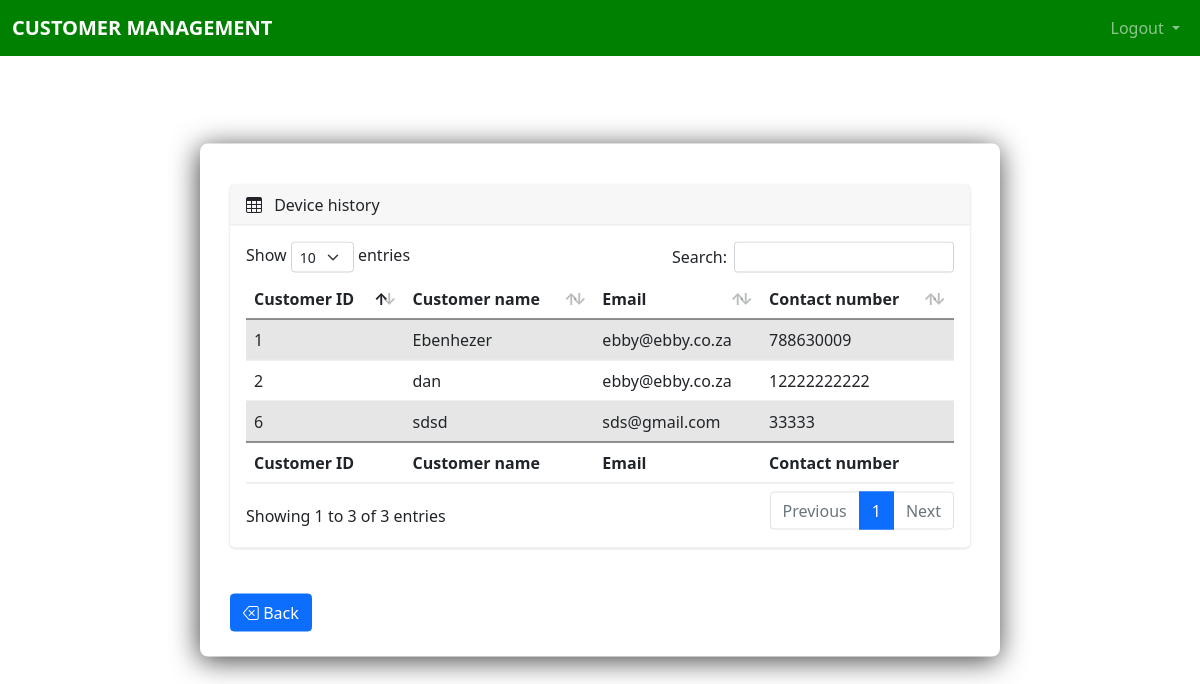
The page /show (signed in) on the database its author committed.
### tables this page shows
CREATE TABLE t_customer (
	customer_id INTEGER NOT NULL, 
	company_name VARCHAR(50) NOT NULL, 
	customer_email VARCHAR(50), 
	contact_number INTEGER, 
	PRIMARY KEY (customer_id)
);

### handlers/show_customers_handler.py (the view)
@app.route('/show', methods=['GET', 'POST'])
def show_customers():
    if 'loggedin' in session:
        if "back" in request.form:
            return redirect(url_for('home'))
        try:
            customers = dbUtils.getAllCustomers()
        except Exception:
            message = "Failed to get customer list"
            return render_template('error_page.html', message= message)
        return render_template('show_customers.html',customers=customers, msg='')
    return redirect(url_for('login'))

### utilities/dbUtils.py (called while the page is built)
    def getAllCustomers(self):
        sql_query = customer.select()
        connection = engine.connect()
        result = connection.execute(sql_query)
        account = result.fetchall()
        return account;

### templates/show_customers.html (shortened to what this page needs)
{% extends "base.html" %}
{% block head %}
    {{ super() }}
{% endblock %}
{% block content %}
<main class="mt-5 pt-3">
    <div class="container-fluid">
        <div class="row">
			<div class="table-container">
				<div class="col-md-12 mb-3">
                    <div class="card space">
                        <div class="card-header">
                            <span><i class="bi bi-table me-2"></i></span> Device history
                        </div>
                        <div class="card-body">
                            <div class="table-responsive">
                                <table id="example" class="table table-striped data-table" style="width: 100%">
                                    <thead>
                                        <tr>
                                            <th>Customer ID</th>
                                            <th>Customer name</th>
                                            <th>Email</th>
                                            <th>Contact number</th>
                                        </tr>
                                    </thead>
                                    <tbody>
                                        {% for customer in customers %}
                                            <tr>
                                                <td>{{customer[0]}}</td>
                                                <td>{{customer[1]}}</td>
                                                <td>{{customer[2]}}</td>
                                                <td>{{customer[3]}}</td>
                                            </tr>
                                        {% endfor%}
                                    </tbody>
                                    <tfoot>
                                        <tr>
                                            <th>Customer ID</th>
                                            <th>Customer name</th>
                                            <th>Email</th>
                                            <th>Contact number</th>
                                        </tr>
                                    </tfoot>
                                </table>
                            </div>
                        </div>
                    </div>
                </div>
                <form action="{{ url_for('show_customers') }}" method="POST" class="form-new-back">
                    <button name="back" class="btn btn-primary btn-block space" type="submit"><i class="bi bi-backspace"></i> Back</button>
                </form>
			</div>
        </div>
</main>
{% endblock %}

### templates/base.html (shortened to what this page needs)
<!DOCTYPE html>
<html lang="en">
<head>
    {% block head %}
    <link rel="stylesheet" href="./static/css/bootstrap.min.css" />
    <link rel="stylesheet" href="https://cdn.jsdelivr.net/npm/bootstrap-icons@1.4.1/font/bootstrap-icons.css" />
    <link href="https://cdn.jsdelivr.net/npm/bootstrap@5.0.0-beta1/dist/css/bootstrap.min.css" rel="stylesheet"
>
    <link rel="stylesheet" href="./static/css/dataTables.bootstrap5.min.css" />
    <link href="https://maxcdn.bootstrapcdn.com/font-awesome/4.3.0/css/font-awesome.min.css" rel="stylesheet">
    <link rel="stylesheet" href="./static/style.css" />
    {% endblock %}
</head>
<body>
    <nav class="navbar navbar-expand-lg navbar-dark bg-main-nav fixed-top">
        <div class="container-fluid">
            <a class="navbar-brand me-auto ms-lg-0 ms-3 text-uppercase fw-bold" href="home">Customer Management</a>
            <div class="collapse navbar-collapse" id="topNavBar">
                <ul class="navbar-nav">
                    <li class="nav-item dropdown">
                        <a class="nav-link dropdown-toggle ms-2" href="#" role="button" data-bs-toggle="dropdown"
                            aria-expanded="false">Logout
                        </a>
                    </li>
                </ul>
            </div>
        </div>
    </nav>
    <div class="main-content">
        <main>
            {% block content %}{% endblock %}
        </main>
    </div>
</body>
</html>

### static/style.css (style rules this page uses)
* { margin: 0; padding: 0; box-sizing: border-box; user-select: none; }
.space { margin-top: 16px; }
.table-container { max-width: 800px; width: 100%; background: rgba(255, 255,255,0.14); padding: 25px 30px; position: absolute; top: 50%; left: 50%; transform: translate(-50%,-50%); z-index: 10; border-radius: 8px; box-shadow: -1px 4px 28px 0px rgba(0, 0,0,0.75); }
.card { border-radius: 5px; -webkit-box-shadow: 0 1px 2.94px 0.06px rgba(4,26,55,0.16); box-shadow: 0 1px 2.94px 0.06px rgba(4,26,55,0.16); border: none; margin-bottom: 30px; -webkit-transition: all 0.3s ease-in-out; transition: all 0.3s ease-in-out; }

### rows shown on the page
t_customer: customer_id "1", company_name "Ebenhezer", customer_email "ebby@ebby.co.za", contact_number "788630009"
t_customer: customer_id "2", company_name "dan", customer_email "ebby@ebby.co.za", contact_number "12222222222"
t_customer: customer_id "6", company_name "sdsd", customer_email "sds@gmail.com", contact_number "33333"
